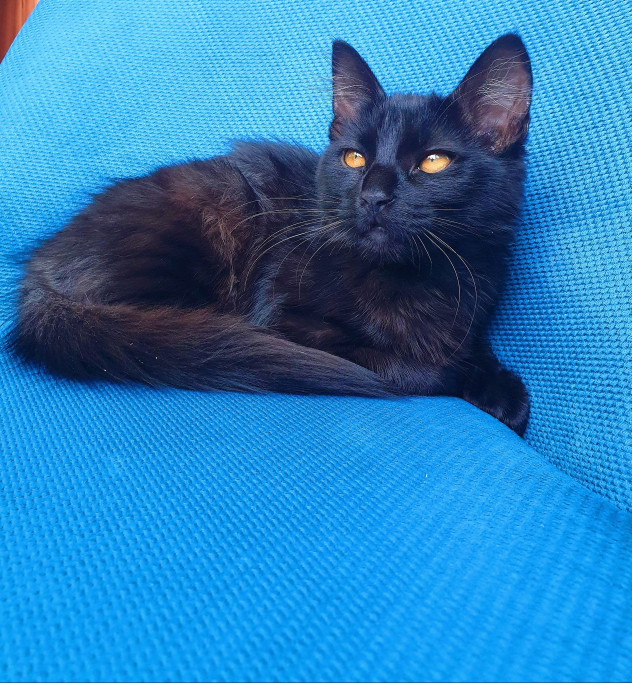
#> input picture MR_update/data_train/cat.jpg, 1895 x 2048 px (shown at 1/3 size)
$ python object_segmentation.py
#> lines starting #> are read from the running program, lines starting #| are printed output that depends on the picture; after the words box and inside, x2 and y2 are one past the last pixel; in counts of white or black regions, pixels touching at a corner belong together
import cv2 as cv
import numpy as np
import matplotlib.pyplot as plt

img = []
label = []
# Load original image
originalImage = cv.imread("./data_train/cat.jpg")
#> originalImage is the input picture: shape (2048, 1895, 3); mean B, G, R 186.3, 128.6, 42.6
originalImage = cv.cvtColor(originalImage, cv.COLOR_BGR2RGB)
originalImage = cv.resize(originalImage, None, fx=0.5, fy=0.5)
#> originalImage: shape (1024, 948, 3)

img.append(originalImage)
label.append("Original")
# Kmeans
reshapedImage = np.float32(originalImage.reshape(-1, 3))


numberOfClusters = 2
stopCriteria = (cv.TERM_CRITERIA_EPS + cv.TERM_CRITERIA_MAX_ITER, 100, 0.1)
ret, labels, clusters = cv.kmeans(reshapedImage, numberOfClusters, None, stopCriteria, 10, cv.KMEANS_RANDOM_CENTERS)
#> ret = 2.45e+09; clusters = [[39.05, 47.14, 77.73], [44.41, 165.5, 235.5]]
clusters = np.uint8(clusters)
#> clusters = [[39, 47, 77], [44, 165, 235]]

intermediateImage = clusters[labels.flatten()]
clusteredImage = intermediateImage.reshape((originalImage.shape))
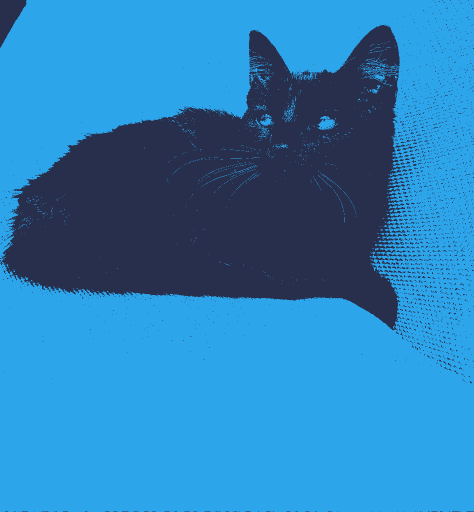
#> clusteredImage: shape (1024, 948, 3) (shown at 1/2 size); mean R, G, B 42.4, 128.3, 185.9

img.append(clusteredImage)
label.append("Clustered")
cv.imshow("sdfg", clusteredImage)
cv.waitKey()
# =================================================
removedCluster = 1

cannyImage = np.copy(originalImage).reshape((-1, 3))
cannyImage[labels.flatten() == removedCluster] = [0, 0, 0]

cannyImage = cv.Canny(cannyImage, 100, 200).reshape(originalImage.shape)
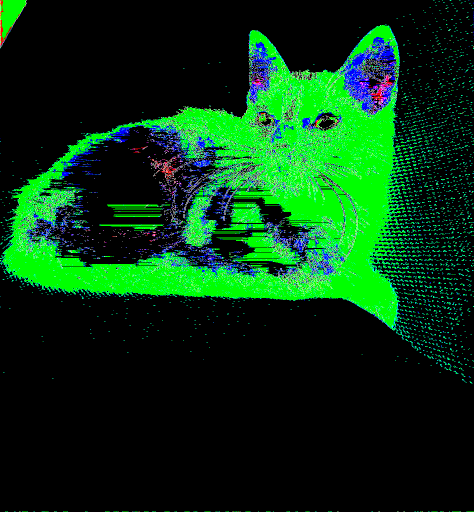
#> cannyImage: shape (1024, 948, 3) (shown at 1/2 size); mean R, G, B 6.6, 53.5, 17.4

initialContoursImage = np.copy(cannyImage)
imgray = cv.cvtColor(initialContoursImage, cv.COLOR_BGR2GRAY)
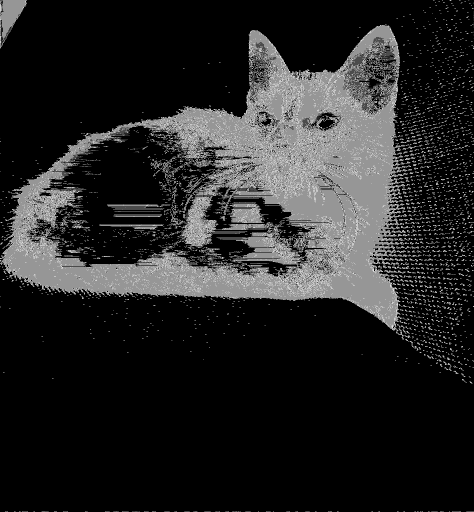
#> imgray: shape (1024, 948) (shown at 1/2 size); min 0, max 255, mean 37.4
_, thresh = cv.threshold(imgray, 50, 255, 0)
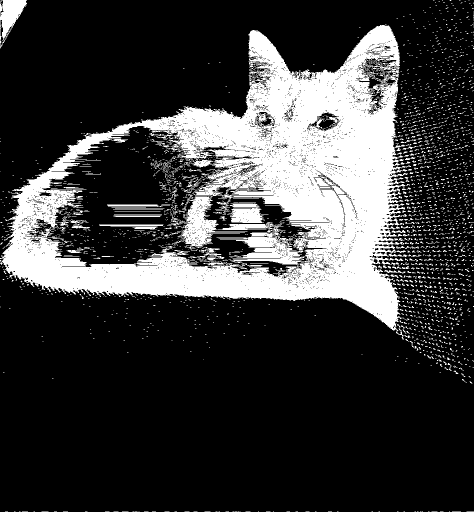
#> thresh: shape (1024, 948) (shown at 1/2 size); 23.2% white; 2699 white regions (2537 under 20 px)
contours, hierarchy = cv.findContours(thresh, cv.RETR_TREE, cv.CHAIN_APPROX_SIMPLE)
#> contours = 7974 contours, 7787 with area under 20; largest, box (x1, y1, x2, y2) and area: (0, 50, 822, 662) 295196, (53, 251, 660, 554) 92436, (337, 388, 495, 498) 4349, (0, 0, 54, 96) 2599, (454, 407, 537, 446) 1884
cv.drawContours(initialContoursImage, contours, -1, (0, 0, 255), cv.CHAIN_APPROX_SIMPLE)
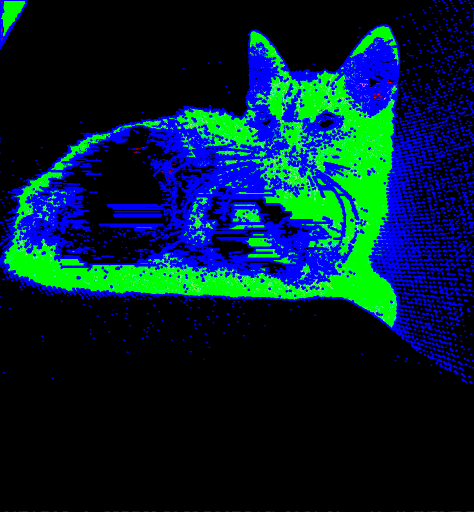
#> initialContoursImage: shape (1024, 948, 3) (shown at 1/2 size); 15.52% of pixels changed, all inside (x1, y1, x2, y2) = (0, 0, 948, 1024)

img.append(initialContoursImage)
label.append("initialContoursImage")


cv.imshow("sdfg", initialContoursImage)
cv.waitKey()
cnt = contours[0]
#> cnt = [[933, 1023], [947, 1023]]
largest_area = 0
index = 0
for contour in contours:
    if index > 0:
        area = cv.contourArea(contour)
        if (area > largest_area):
            largest_area = area
            cnt = contours[index]
    index = index + 1
#> this loop made 7974 passes
#> contour on pass 1: [[933, 1023], [947, 1023]]
#> after the loop, cnt = contour of 3714 points, box (x1, y1, x2, y2) (0, 50, 822, 662), area 295196; index = 7974; largest_area = 295196

biggestContourImage = np.copy(originalImage)
cv.drawContours(biggestContourImage, [cnt], -1, (0, 0, 255), 6)
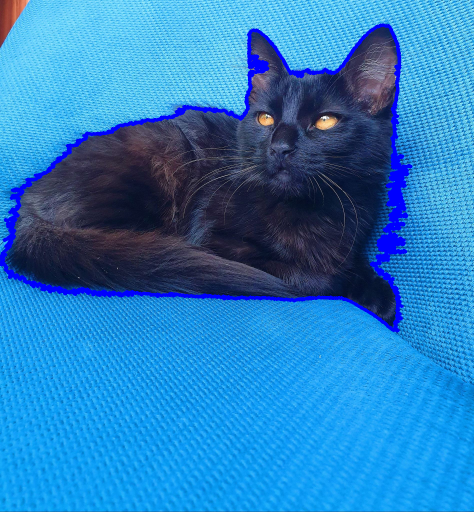
#> biggestContourImage: shape (1024, 948, 3) (shown at 1/2 size); mean R, G, B 41.8, 125.7, 189.2
cv.imshow("sdfg", biggestContourImage)
cv.waitKey()
img.append(biggestContourImage)
label.append("result")

b = cv.resize(initialContoursImage, None, fx =0.5, fy =0.5)
c = cv.resize(biggestContourImage, None, fx =0.5, fy =0.5)
a = np.hstack((b, c))
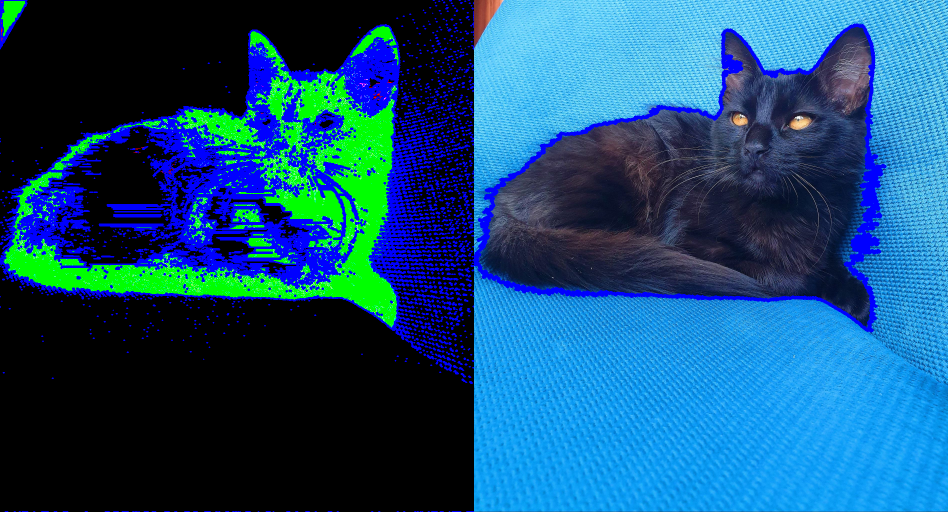
#> a: shape (512, 948, 3); mean R, G, B 21.6, 78.6, 118.6
cv.imshow("a",a)
cv.waitKey()
# ===============================================================
for i in range(4):
    plt.subplot(2,2, i+1)
    plt.imshow(img[i])
    plt.title(label[i])
    plt.xticks([]), plt.yticks([])
plt.show()

$ run again, with MR_update/data_train/1_8.jpg copied over MR_update/data_train/cat.jpg
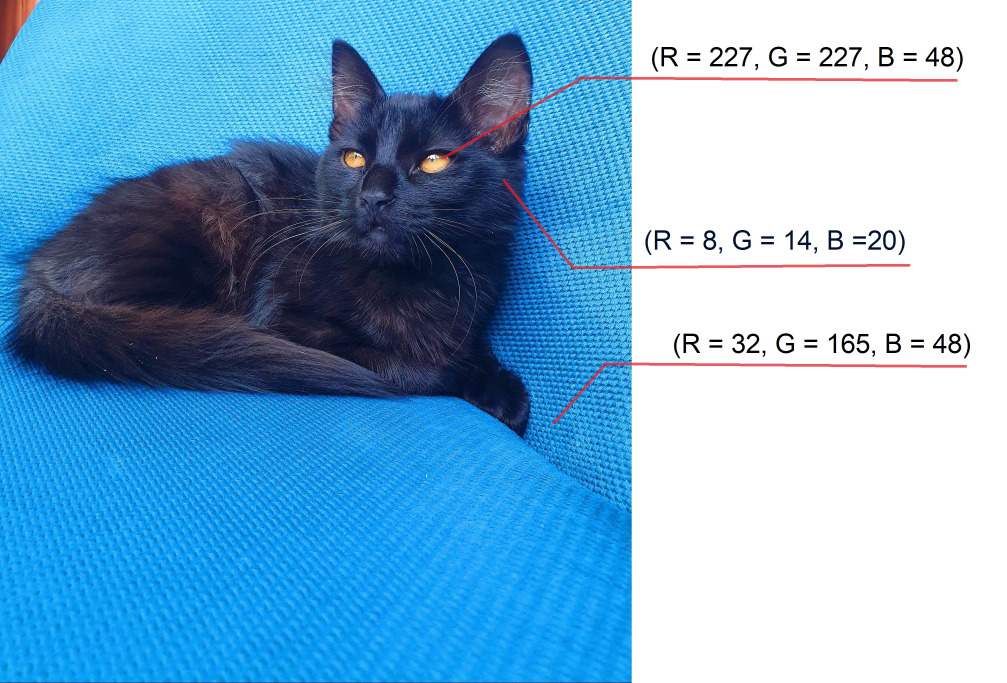
#> input picture MR_update/data_train/1_8.jpg, 3020 x 2048 px (shown at 1/3 size)
#> originalImage is the input picture: shape (2048, 3020, 3); mean B, G, R 209.3, 173.4, 120.5
#> `ret, labels, clusters = cv.kmeans(reshapedImage, numberOfClusters, Non..`: ret = 1.1e+10; clusters = [[248, 253.4, 255], [40.95, 123.7, 181.3]]
#> `clusters = np.uint8(clusters)`: clusters = [[247, 253, 254], [40, 123, 181]]
#> `_, thresh = cv.threshold(imgray, 50, 255, 0)`:
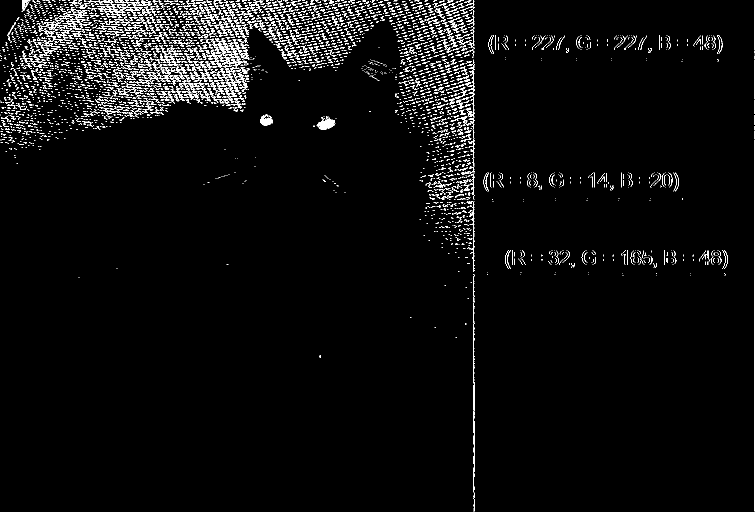
#> thresh: shape (1024, 1510) (shown at 1/2 size); 3.7% white in thin lines or dots
#> contours = 4664 contours, 4479 with area under 20; largest, box (x1, y1, x2, y2) and area: (633, 237, 671, 260) 452, (110, 23, 177, 55) 366, (520, 228, 546, 251) 286, (311, 107, 355, 132) 232, (229, 0, 304, 13) 230
#> initialContoursImage: shape (1024, 1510, 3); mean R, G, B 0.2, 0.1, 23.6
#> `cnt = contours[0]`: cnt = contour of 11 points, box (x1, y1, x2, y2) (638, 711, 642, 716), area 4
#> the loop `for contour in contours:` made 4664 passes
#> (area, largest_area) on pass 19: (225, 225)
#> after the loop `for contour in contours:`: cnt = contour of 86 points, box (x1, y1, x2, y2) (633, 237, 671, 260), area 452; index = 4664; largest_area = 452
#> biggestContourImage: shape (1024, 1510, 3); mean R, G, B 120.5, 173.4, 209.5
#> `a = np.hstack((b, c))`:
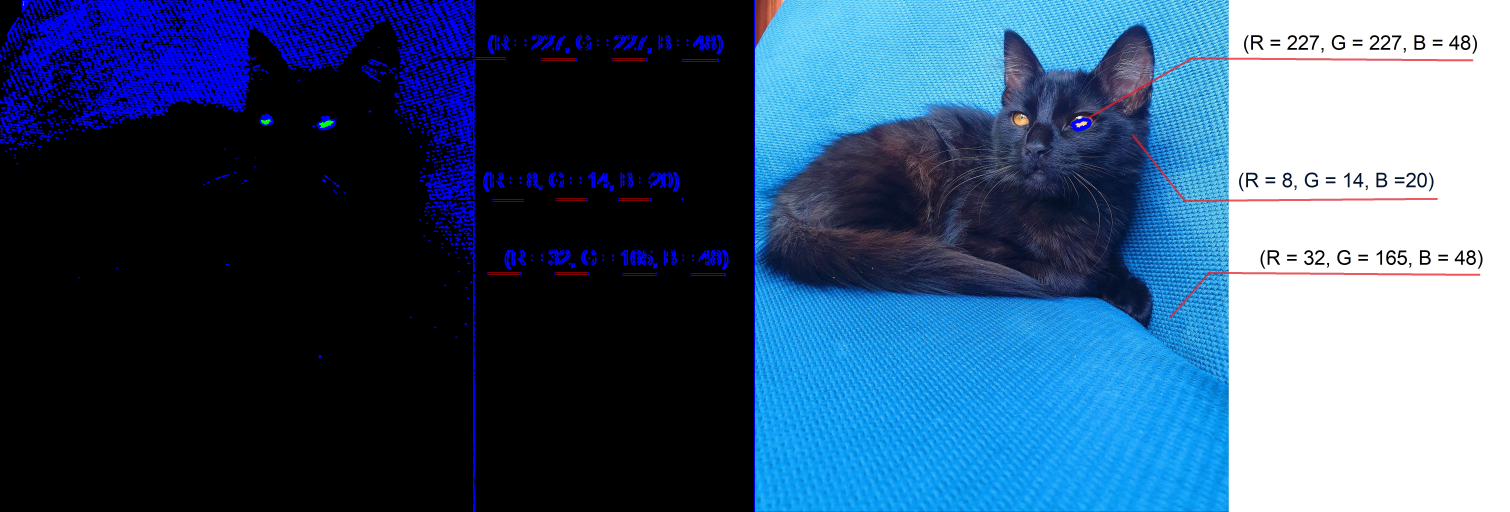
#> a: shape (512, 1510, 3); mean R, G, B 60.4, 86.8, 116.6
